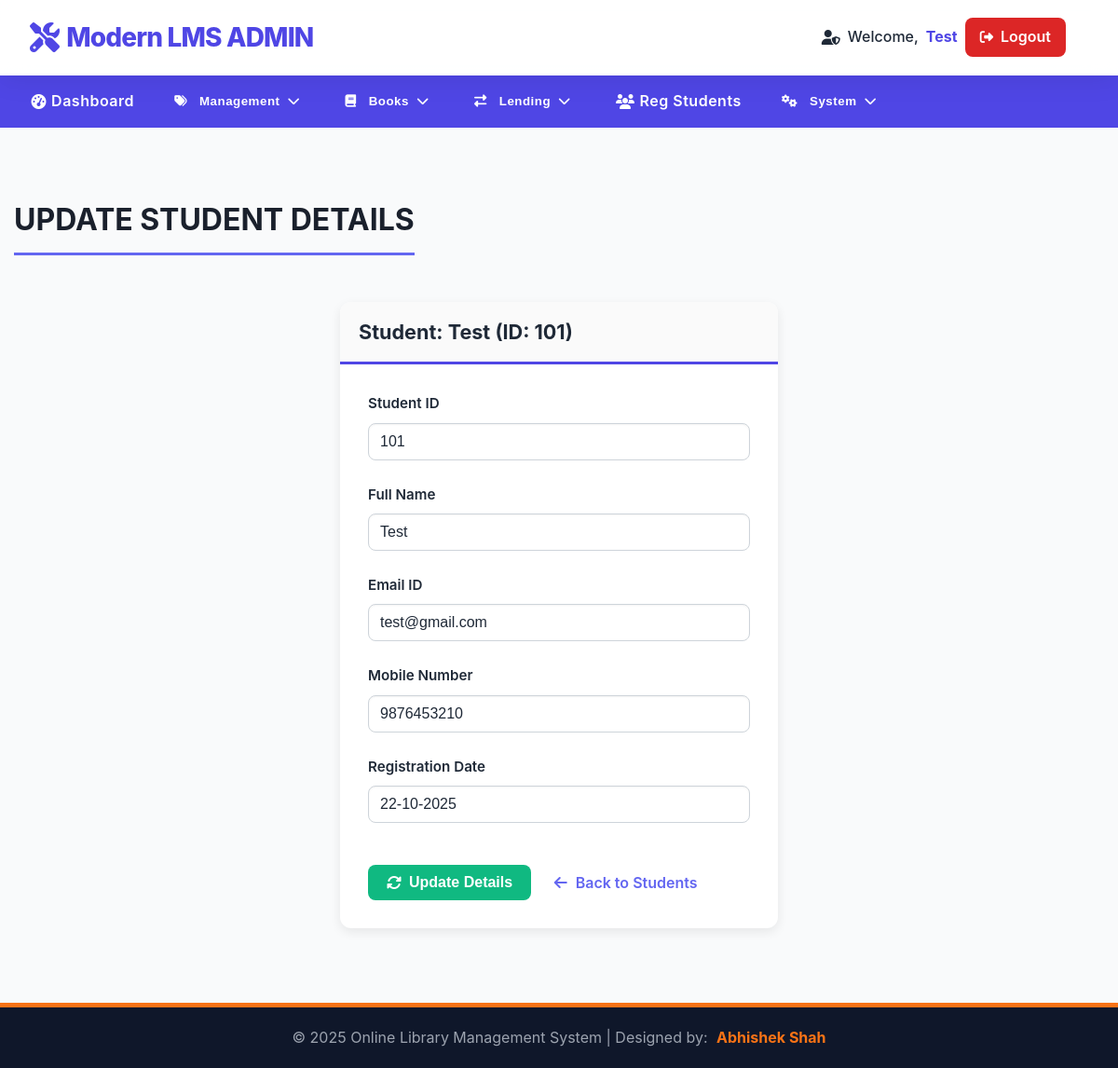
The app's page /library/admin/edit-student.php?stdid=101 (signed in), older data.
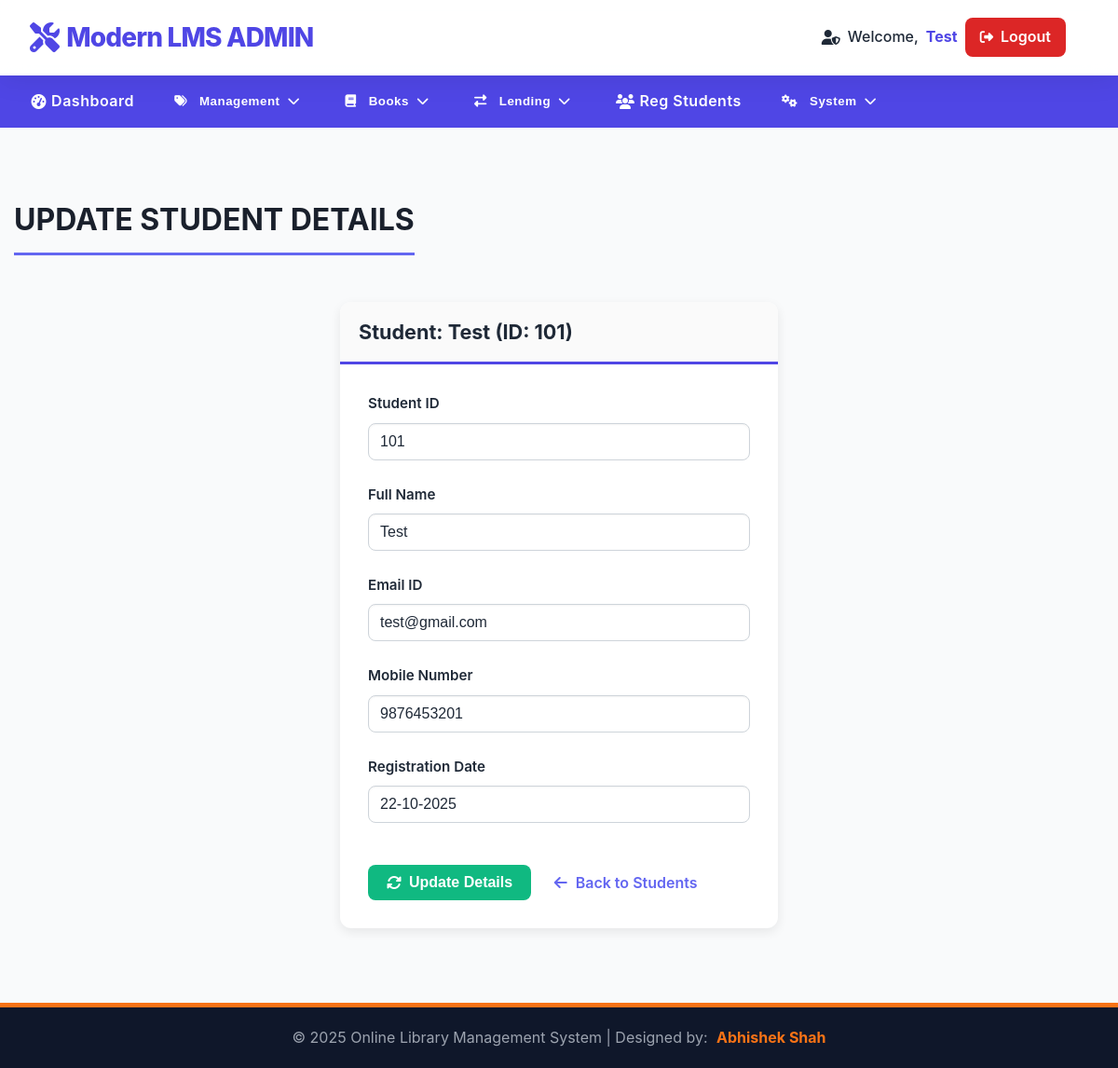
The same page, newer data.
### tables this page shows
CREATE TABLE `tblstudents` (
  `id` int(11) NOT NULL,
  `StudentId` int(100) NOT NULL,
  `FullName` varchar(120) NOT NULL,
  `EmailId` varchar(120) NOT NULL,
  `MobileNumber` char(11) NOT NULL,
  `Password` varchar(120) NOT NULL,
  `Status` int(1) NOT NULL DEFAULT 1,
  `RegDate` timestamp NULL DEFAULT current_timestamp(),
  `UpdationDate` timestamp NULL DEFAULT NULL ON UPDATE current_timestamp()
);

### library/admin/edit-student.php (the view, shortened to what this page needs)
<?php
include('includes/config.php');
if(strlen($_SESSION['alogin'])==0) {
    header('location:../../index.php');
    exit();
}
else {
    $sid = intval($_GET['stdid']);
    $sql_fetch = "SELECT StudentId, FullName, EmailId, MobileNumber, RegDate FROM tblstudents WHERE StudentId=:stdid";
    $query_fetch = $dbh->prepare($sql_fetch);
    $query_fetch->bindParam(':stdid', $sid, PDO::PARAM_INT);
    $query_fetch->execute();
    $result = $query_fetch->fetch(PDO::FETCH_OBJ);
?>
<!DOCTYPE html>
<html xmlns="http://www.w3.org/1999/xhtml">
<head>
    <link href="https://cdnjs.cloudflare.com/ajax/libs/font-awesome/6.5.2/css/all.min.css" rel="stylesheet" />
    <link href="assets/css/style.css" rel="stylesheet" />
</head>
<body>
    <?php include('includes/header.php');?>
    <div class="content-wrapper">
        <div class="container">
            <div class="page-header-wrapper">
                <h4 class="header-line">UPDATE STUDENT DETAILS</h4>
            </div>
            <div class="form-container-wrapper">
                <div class="panel panel-default">
                    <div class="panel-heading">
                        Student: <?php echo htmlentities($result->FullName); ?> (ID: <?php echo htmlentities($result->StudentId); ?>)
                    </div>
                    <div class="panel-body">
                        <form name="updatestudent" method="post">
                            <div class="form-group">
                                <label>Student ID</label>
                                <input class="form-control" type="text" name="studentid" value="<?php echo htmlentities($result->StudentId);?>" required />
                            </div>
                        <div class="form-group">
                                <label>Full Name</label>
                                <input class="form-control" type="text" name="fullname" value="<?php echo htmlentities($result->FullName);?>" required />
                            </div>
                            <div class="form-group">
                                <label>Email ID</label>
                                <input class="form-control" type="email" name="emailid" value="<?php echo htmlentities($result->EmailId);?>" required />
                            </div>
                            <div class="form-group">
                                <label>Mobile Number</label>
                                <input class="form-control" type="text" name="mobilenumber" value="<?php echo htmlentities($result->MobileNumber);?>" required maxlength="11" />
                            </div>
                            <div class="form-group">
                                <label>Registration Date</label>
                                <input class="form-control" type="text" value="<?php echo date('d-m-Y', strtotime(htmlentities($result->RegDate)));?>" disabled />
                            </div>
                            <button type="submit" name="update" class="update-btn"><i class="fa fa-sync-alt"></i> Update Details</button>
                            <a href="reg-students.php" class="back-link"><i class="fa fa-arrow-left"></i> Back to Students</a>
                        </form>
                    </div>
                </div>
            </div>
        </div>
    </div>
    <?php include('includes/footer.php');?>
</body>
</html>
<?php } ?>

Row changes from the older to the newer data that the page shows:
changed tblstudents "Test": mobilenumber "9876453210" → "9876453201"
